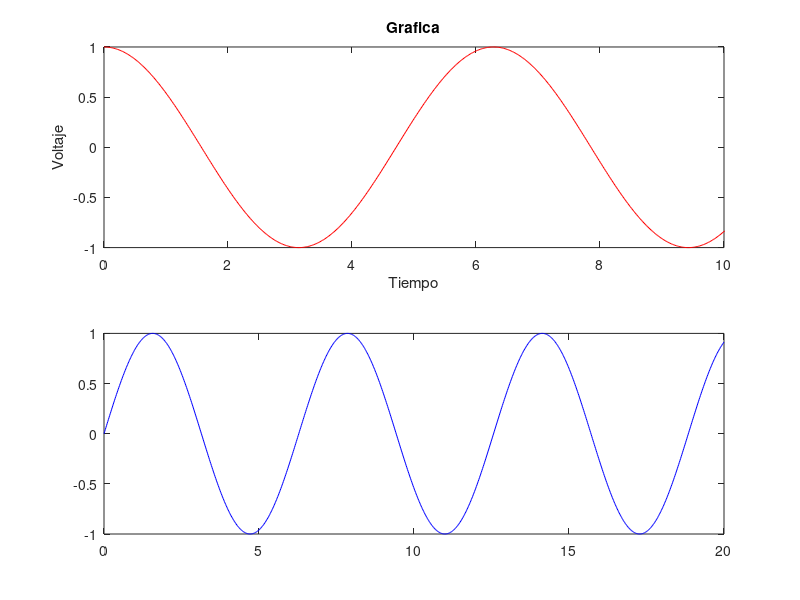

Reproduce this figure in MATLAB.
%x=0:0.1:20;
x=linspace(0,20,1000);
y=cos(x);
subplot(2,1,1);
plot(x,y,'r');
axis([0 10 -1 1]);
xlabel('Tiempo');
ylabel('Voltaje');
title('Grafica');

%hold on;
subplot(2,1,2);
z=sin(x);
plot(x,z, 'b');
%hold on;
%a=log(x);
%plot(x,a,'c');
